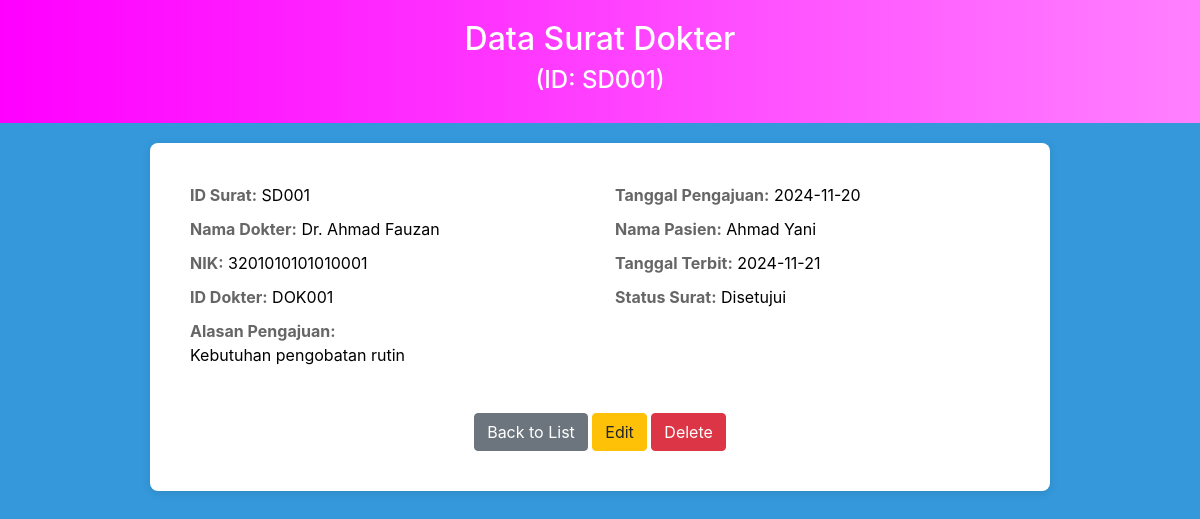
Page /LDkesehatan/surat/view.php?id_surat=SD001 on the committed database.
### tables this page shows
CREATE TABLE `surat_dokter` (
  `id_surat` varchar(20) NOT NULL,
  `NIK` varchar(20) DEFAULT NULL,
  `id_dokter` varchar(20) DEFAULT NULL,
  `tanggal_pengajuan` date DEFAULT NULL,
  `tanggal_terbit` date DEFAULT NULL,
  `alasan_pengajuan` text DEFAULT NULL,
  `status_surat` enum('Diproses','Disetujui','Ditolak') DEFAULT NULL
);

CREATE TABLE `dokter` (
  `id_dokter` varchar(20) NOT NULL,
  `id_puskesmas` varchar(20) DEFAULT NULL,
  `nama_dokter` varchar(100) DEFAULT NULL,
  `spesialisasi` varchar(50) DEFAULT NULL,
  `jadwal_praktik` varchar(50) DEFAULT NULL
);

CREATE TABLE `masyarakat` (
  `NIK` varchar(20) NOT NULL,
  `nama_penduduk` varchar(100) DEFAULT NULL,
  `alamat` text DEFAULT NULL,
  `tanggal_lahir` date DEFAULT NULL,
  `no_telepon` varchar(15) DEFAULT NULL,
  `email` varchar(100) DEFAULT NULL
);

### LDkesehatan/surat/view.php (the view, shortened to what this page needs)
<!DOCTYPE html>
<html>
<head>
    <link rel="stylesheet" href="../../bootstrap/css/bootstrap.min.css">
</head>
<body style="background-color: #3498db; color: white;">
<div class="header">
    <h2>Data Surat Dokter</h2>
    <?php
        if (isset($_GET['id_surat'])) {
            echo "<h4>(ID: " . htmlspecialchars($_GET['id_surat']) . ")</h4>";
        } else {
            echo "<h4>ERROR C1 : No ID Surat Provided</h4>";
        }
    ?>
</div>
<div class="content">
    <?php
    require 'koneksi.php';
    if (isset($_GET['id_surat'])) {
        $idsurat = $_GET['id_surat'];
        $query = "
                SELECT sd.*, d.nama_dokter, u.nama_penduduk AS nama_pasien
                FROM surat_dokter sd
                JOIN dokter d ON sd.id_dokter = d.id_dokter
                JOIN masyarakat u ON sd.NIK = u.NIK
                WHERE sd.id_surat = '$idsurat'
        ";
        $result = mysqli_query($conn, $query);
        if (mysqli_num_rows($result) > 0) {
            $data = mysqli_fetch_assoc($result);
            ?>
            <div class="row">
                <div class="col-6">
                    <span class="label">ID Surat:</span> <span class="value"><?php echo htmlspecialchars($data['id_surat'] ?? 'N/A'); ?></span>
                </div>
                <div class="col-6">
                    <span class="label">Tanggal Pengajuan:</span> <span class="value"><?php echo htmlspecialchars($data['tanggal_pengajuan'] ?? 'N/A'); ?></span>
                </div>
            </div>
            <div class="row">
                <div class="col-6">
                    <span class="label">Nama Dokter:</span> <span class="value"><?php echo htmlspecialchars($data['nama_dokter'] ?? 'N/A'); ?></span>
                </div>
                <div class="col-6">
                    <span class="label">Nama Pasien:</span> <span class="value"><?php echo htmlspecialchars($data['nama_pasien'] ?? 'N/A'); ?></span>
                </div>
            </div>
            <div class="row">
                <div class="col-6">
                    <span class="label">NIK:</span> <span class="value"><?php echo htmlspecialchars($data['NIK'] ?? 'N/A'); ?></span>
                </div>
                <div class="col-6">
                    <span class="label">Tanggal Terbit:</span> <span class="value"><?php echo htmlspecialchars($data['tanggal_terbit'] ?? 'N/A'); ?></span>
                </div>
            </div>
            <div class="row">
                <div class="col-6">
                    <span class="label">ID Dokter:</span> <span class="value"><?php echo htmlspecialchars($data['id_dokter'] ?? 'N/A'); ?></span>
                </div>
                <div class="col-6">
                    <span class="label">Status Surat:</span> <span class="value"><?php echo htmlspecialchars($data['status_surat'] ?? 'N/A'); ?></span>
                </div>
            </div>
            <div class="row">
                <div class="col-12">
                    <span class="label">Alasan Pengajuan:</span>
                    <p class="value"><?php echo nl2br(htmlspecialchars($data['alasan_pengajuan'] ?? 'N/A')); ?></p>
                </div>
            </div>
            <div class="actions">
                <a href="index.php" class="btn btn-secondary">Back to List</a>
                <a href="update.php?id_surat=<?php echo $data['id_surat']; ?>" class="btn btn-warning">Edit</a>
                <a href="delete.php?id_surat=<?php echo $data['id_surat']; ?>" class="btn btn-danger" onclick="return confirm('Are you sure you want to delete this record?')">Delete</a>
            </div>
            <?php
        } else {
            echo "<p>ERROR C2 : Data not found.</p>";
        }
    } else {
        echo "<p>ERROR C3 : No ID Surat provided</p>";
    }
    ?>
</div>
</body>
</html>

### LDkesehatan/surat/view.php (style rules this page uses)
.header { background: linear-gradient(90deg, #ff00ff, #ff80ff); color: white; padding: 20px 0; text-align: center; }
.content { margin: 20px auto; padding: 40px; max-width: 900px; background-color: white; border-radius: 8px; box-shadow: 0 2px 10px rgba(0, 0, 0, 0.1); }
.label { font-weight: bold; color: #666; }
.value { font-weight: normal; color: #000; }
.row div { margin-bottom: 10px; }
.actions { text-align: center; margin-top: 20px; }

### rows in the picture
surat_dokter: id_surat "SD001", tanggal_pengajuan "2024-11-20", id_dokter.nama_dokter "Dr. Ahmad Fauzan", NIK.nama_penduduk "Ahmad Yani", NIK "3201010101010001", tanggal_terbit "2024-11-21", id_dokter "DOK001", status_surat "Disetujui", alasan_pengajuan "Kebutuhan pengobatan rutin"

### other values in the picture
$_GET['id_surat'] "SD001"
